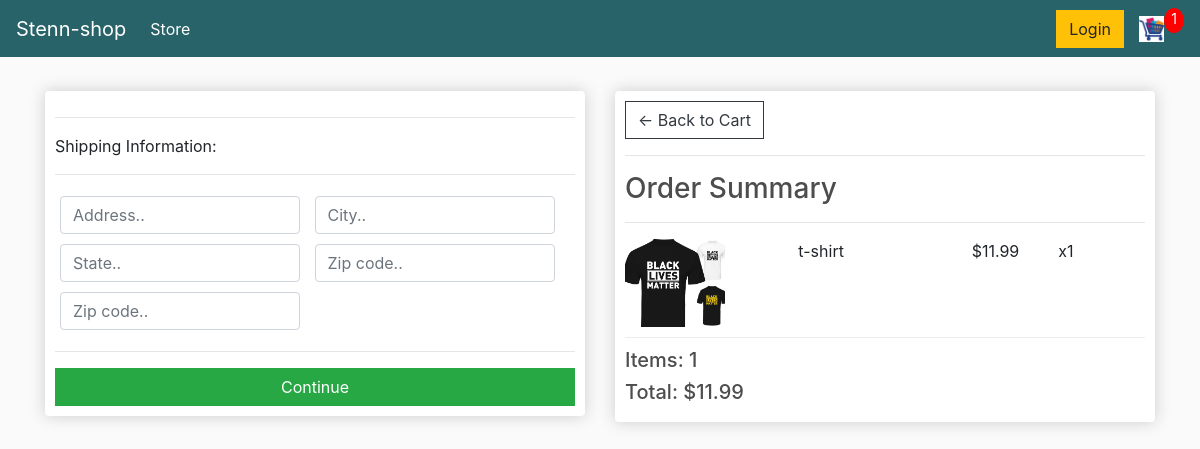
Screenshot of /checkout/ (signed in) with the database file from the repository.
### store/models.py (models this page shows, shortened)
class OrderItem(models.Model):
    product = models.ForeignKey(Product, on_delete=models.SET_NULL, blank=True, null=True)
    order = models.ForeignKey(Order, on_delete=models.SET_NULL, blank=True, null=True)
    quantity = models.IntegerField(default=0, null=True, blank=True)
    date_added = models.DateTimeField(auto_now_add=True)
    @property
    def get_total(self):
        total = self.product.price * self.quantity
        return total

class Product(models.Model):
    name = models.CharField(max_length=200, null=True)
    price = models.DecimalField(max_digits=7, decimal_places=2)
    digital = models.BooleanField(default=False, null=True, blank=False)
    image = models.ImageField(null=True, blank=True)
    @property
    def imageURL(self):
        try:
            url = self.image.url
        except:
            url = ''
        return url

class Order(models.Model):
    customer = models.ForeignKey(Customer, on_delete=models.SET_NULL, blank=True, null=True)
    date_ordered = models.DateTimeField(auto_now_add=True)
    complete = models.BooleanField(default=False)
    transaction_id = models.CharField(max_length=100, null=True)
    @property
    def shipping(self):
        shipping  = False
        orderitems = self.orderitem_set.all()
        for i in orderitems:
            if i.product.digital == False:
                shipping = True
            return shipping
    @property
    def get_cart_total(self):
        orderitems = self.orderitem_set.all()
        total = sum([item.get_total for item in orderitems])
        return total
    @property
    def get_cart_items(self):
        orderitems = self.orderitem_set.all()
        total = sum([item.quantity for item in orderitems])
        return total

### store/views.py (the view)
# urls.py: path('checkout/', views.checkout, name="checkout"),
def checkout(request):
	data = cartData(request)
	cartItems = data['cartItems']
	order = data['order']
	items = data['items']
	context = {'items':items, 'order':order, 'cartItems':cartItems}
	return render(request, 'store/checkout.html', context)

### store/utils.py (called while the page is built)
def cartData(request):
	if request.user.is_authenticated:
		customer = request.user.customer
		order, created = Order.objects.get_or_create(customer=customer, complete=False)
		items = order.orderitem_set.all()
		cartItems = order.get_cart_items
	else:
		cookieData = cookieCart(request)
		cartItems = cookieData['cartItems']
		order = cookieData['order']
		items = cookieData['items']
	return {'cartItems':cartItems ,'order':order, 'items':items}

### store/templates/store/checkout.html (shortened to what this page needs)
{% extends 'store/main.html' %}
{% load static %}
{% block content %}
     <div class="row">
		<div class="col-lg-6">
			<div class="box-element" id="form-wrapper">
				<form id="form">
					<div id="shipping-info">
						<hr>
						<p>Shipping Information:</p>
						<hr>
						<div class="form-field">
							<input class="form-control" type="text" name="address" placeholder="Address..">
						</div>
						<div class="form-field">
							<input class="form-control" type="text" name="city" placeholder="City..">
						</div>
						<div class="form-field">
							<input class="form-control" type="text" name="state" placeholder="State..">
						</div>
						<div class="form-field">
							<input class="form-control" type="text" name="zipcode" placeholder="Zip code..">
						</div>
						<div class="form-field">
							<input class="form-control" type="text" name="country" placeholder="Zip code..">
						</div>
					</div>
					<hr>
					<input id="form-button" class="btn btn-success btn-block" type="submit" value="Continue">
				</form>
			</div>
			<br>
		</div>
		<div class="col-lg-6">
			<div class="box-element">
				<a  class="btn btn-outline-dark" href="{% url 'cart' %}">&#x2190; Back to Cart</a>
				<hr>
				<h3>Order Summary</h3>
				<hr>
				{% for item in items %}
				<div class="cart-row">
					<div style="flex:2"><img class="row-image" src="{{item.product.imageURL}}"></div>
					<div style="flex:2"><p>{{item.product.name}}</p></div>
					<div style="flex:1"><p>${{item.product.price|floatformat:2}}</p></div>
					<div style="flex:1"><p>x{{item.quantity}}</p></div>
				</div>
				{% endfor %}
				<h5>Items:   {{order.get_cart_items}}</h5>
				<h5>Total:   ${{order.get_cart_total|floatformat:2}}</h5>
			</div>
		</div>
	</div>
{% endblock content %}

### static/css/main.css (style rules this page uses)
body { background-color: hsl(0, 0%, 98%); }
h1,h2,h3,h4,h5,h6 { color:hsl(0, 0%, 30%); }
.box-element { box-shadow:hsl(0, 0%, 80%) 0 0 16px; background-color: #fff; border-radius: 4px; padding: 10px; }
.col-lg-4, .col-lg-6, .col-lg-8, .col-lg-12 { margin-top: 10px; }
.btn { border-radius: 0; }
.row-image { width: 100px; }
.form-field { width:250px; display: inline-block; padding: 5px; }
.cart-row { display: flex; align-items: flex-stretch; padding-bottom: 10px; margin-bottom: 10px; border-bottom: 1px solid #ececec; }

### rows the page displays
OrderItem: product.imageURL (picture), product.name "t-shirt", product.price "11.99", quantity "1"
Order: get_cart_items "1", get_cart_total "11.99"

### other values shown
{{ cartItems }} "1"
